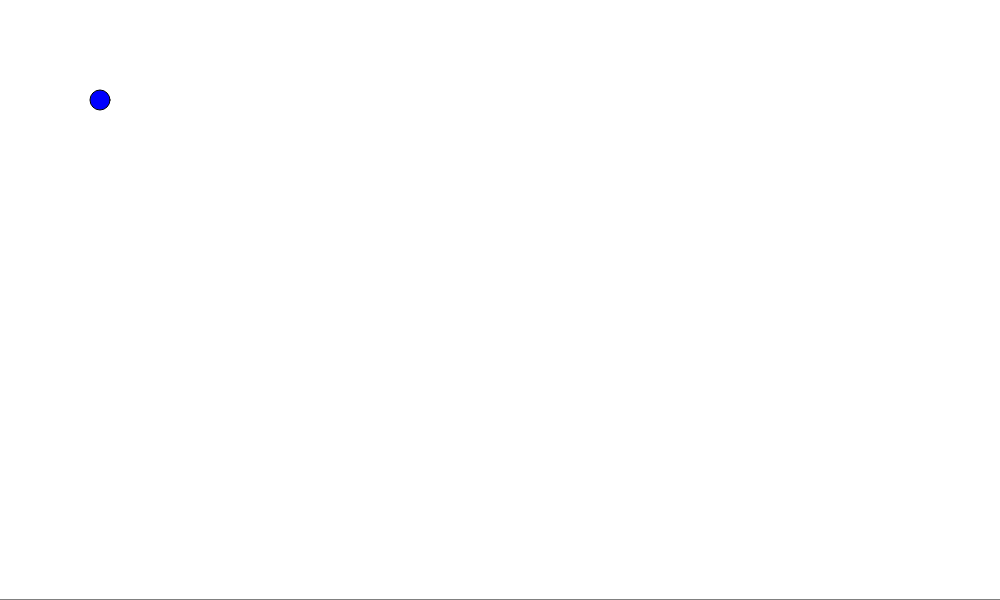
Frame 1 (no input)
Frame 60 (no input): identical to frame 1, image omitted
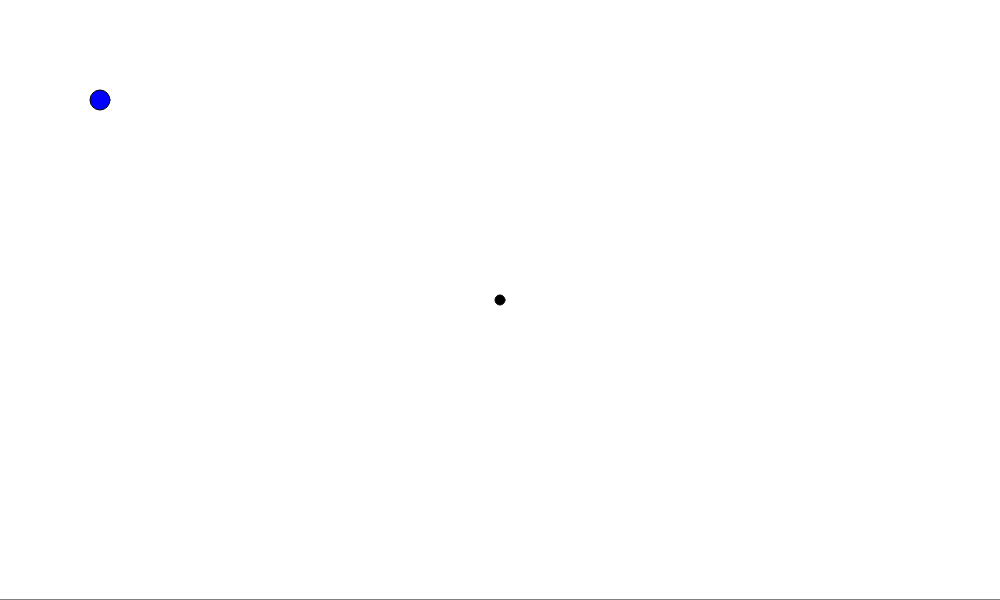
Frame 120 (the mouse pressed at the canvas centre since frame 60)

The p5.js sketch that drew these frames (run headless with seeded random() and noise() and a simulated clock; from frame 60 on, the mouse is pressed at the canvas centre):

// p5.js sketch
// ── sketch.js
let canvasX = 1000;
let canvasY = 600;
let horHeight = canvasY;
let horWidth = canvasX;

let lightsrc;

let lightMoving = false;
let makingObst = false;
let obstx = -1;
let obsty = -1;
let obstr = 5;

function setup(){
    createCanvas(canvasX, canvasY);
    lightsrc = new light(100, 100, horHeight, horWidth);
    // lightsrc.addOb(new obstacle(500, 500, 600, 550, horHeight));
}


function draw(){
    
    clear();
    line(0, horHeight, canvasX, horHeight);
    if(makingObst){
        push();
        fill(0, 0, 0);
        circle(obstx, obsty, obstr*2);
        pop();
    }
    lightsrc.draw();
}

function mousePressed(){
    console.log(mouseX + " , " + mouseY);
    if(lightMoving){
        lightMoving = false;
        return;
    }
    if(lightsrc.clicked(mouseX, mouseY)){ 
        lightMoving = true;
        return; 
    }
    
    if(!makingObst){
        makingObst = true;
        obstx = mouseX;
        obsty = mouseY;
        console.log(obstx + " , " + obsty);
    }
    else{
        makingObst = false;
        if(pow(mouseX - obstx, 2) + pow(mouseY - obsty, 2) < ((obstr * obstr))){
            lightsrc.addOb(new obstacle(obstx, obsty, -1, -1, horHeight));
        }
        else{
            lightsrc.addOb(new obstacle(obstx, obsty, mouseX, mouseY, horHeight));
        }
    }


}

function mouseMoved(){
    if(lightMoving){
        lightsrc.move(mouseX, mouseY);
    }
}


// ── light.js
class light{

    constructor(x, y, horHeight, horWidth){
        this.obs = [];
        this.x = x;
        this.y = y;
        this.horHeight = horHeight;
        this.horWidth = horWidth;

        this.rad = 10;
    }


    addOb(newObst){
        this.obs.push(newObst);
    }
    
    clicked(mouseX, mouseY){
        var xDist = pow(this.x - mouseX,2);
        var yDist = pow(this.y - mouseY,2);

        return (xDist + yDist) < (this.rad * this.rad);
    }

    move(newX, newY){
        this.x = newX;
        this.y = newY;
    }

    draw(){
        push();
        fill(0, 0, 255);
        circle(this.x, this.y, this.rad*2);    
        pop();
        this.obs.forEach(obst => this.drawShadows(obst));
        this.obs.forEach(obst => obst.draw());
    }

    drawShadows(obst){
        push();
        stroke(0, 0, 255);
        strokeWeight(4);

        var ly = abs(obst.y1 - this.y);
        var lx = abs(obst.x1 - this.x);
        var theta = (PI/2) - atan2(ly, lx);

        var projLen = tan(theta)*(horHeight - obst.y1);
        if(obst.x2 === -1)//its a line!
        {  

            if(this.x < obst.x1){
                line(obst.x1, horHeight, obst.x1 + projLen, horHeight);
            }
            else{
                line(obst.x1, horHeight, obst.x1 - projLen, horHeight);
            }

        }
        else{ //its not a line!
            if(this.x < obst.x1){
                line(obst.x2, horHeight, obst.x1 + projLen, horHeight);
            }
            else{
                line(obst.x1, horHeight, obst.x1 - projLen, horHeight);
            }

            ly = abs(obst.y2 - this.y);
            lx = abs(obst.x2 - this.x);
            theta = (PI/2) - atan2(ly, lx);
            projLen = tan(theta)*(horHeight - obst.y2);

            if(this.x < obst.x2){
                line(obst.x2, horHeight, obst.x2 + projLen, horHeight);
            }
            else{
                line(obst.x1, horHeight, obst.x2 - projLen, horHeight);
            }

        }

        pop();

    }

    //Far too lazy to write this myself 
    //http://paulbourke.net/geometry/pointlineplane/
    lineIntersect(x1, y1, x2, y2, x3, y3, x4, y4) {
        //#region Line intersection method

        // Check if none of the lines are of length 0
          if ((x1 === x2 && y1 === y2) || (x3 === x4 && y3 === y4)) {
              return false
          }
      
          denominator = ((y4 - y3) * (x2 - x1) - (x4 - x3) * (y2 - y1))
      
        // Lines are parallel
          if (denominator === 0) {
              return false
          }
      
          let ua = ((x4 - x3) * (y1 - y3) - (y4 - y3) * (x1 - x3)) / denominator
          let ub = ((x2 - x1) * (y1 - y3) - (y2 - y1) * (x1 - x3)) / denominator
      
        // is the intersection along the segments
          if (ua < 0 || ua > 1 || ub < 0 || ub > 1) {
              return false
          }
      
        // Return a object with the x and y coordinates of the intersection
          let x = x1 + ua * (x2 - x1)
          let y = y1 + ua * (y2 - y1)
      
          return {x, y}
          //#endregion
      }
}
// ── obstacle.js
class obstacle{
    //x1 must be to the left of x2 (CCW ordering)
    constructor(_x1, _y1, _x2, _y2, horHeight){
        console.log(_x1 + ", " + _x2 + ", " + _y1 + ", " + _y2);
        if(_x1 < _x2 || _x2 === -1){
            this.x1 = _x1;
            this.x2 = _x2;
            this.y1 = _y1;
            this.y2 = _y2;
        }
        else{
            console.log("jere");
            this.x1 = _x2;
            this.x2 = _x1;
            this.y1 = _y2;
            this.y2 = _y1;
        }
        console.log(this.x1 + ", " + this.x2 + ", " + this.y1 + ", " + this.y2);

        this.horHeight = horHeight

    }

    draw(){
        push();
        fill(211, 211, 211);

        if(this.x2 === -1){
            line(this.x1, this.y1, this.x1, this.horHeight);
        }
        else{
            quad(this.x1, this.y1, 
                this.x2, this.y2, 
                this.x2, this.horHeight,
                this.x1, this.horHeight);
        }

        pop();
    }

    get x1(){
        return this._x1;
    }
    set x1(newX){
        this._x1 = newX;
    }

    get y1(){
        return this._y1;
    }
    set y1(newY){
        this._y1 = newY;
    }
    
    get x2(){
        return this._x2;
    }
    set x2(newX){
        this._x2 = newX;
    }

    get y2(){
        return this._y2;
    }
    set y2(newY){
        this._y2 = newY;
    }

}
// ── shadow.js
class shadow{

    constructor(x1, x2, r, g, b, horHeight){
        this.x1 = x1;
        this.x2 = x2;
        this.r = r;
        this.g = g;
        this.b = b;
        this.horHeight = horHeight;
    }

    draw(){
        push();
        stroke(this.r, this.g, this.b);
        line(this.x1, this.horHeight, this.x2, this.horHeight);
        pop();
    }

}
